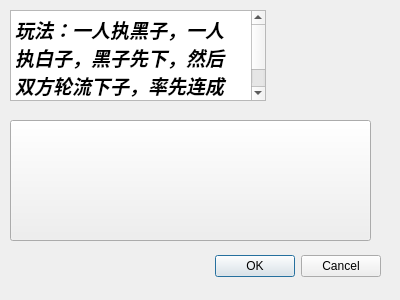
<?xml version="1.0" encoding="UTF-8"?>
<ui version="4.0">
 <class>illustration</class>
 <widget class="QDialog" name="illustration">
  <property name="geometry">
   <rect>
    <x>0</x>
    <y>0</y>
    <width>400</width>
    <height>300</height>
   </rect>
  </property>
  <property name="windowTitle">
   <string>Dialog</string>
  </property>
  <widget class="QDialogButtonBox" name="buttonBox">
   <property name="geometry">
    <rect>
     <x>40</x>
     <y>250</y>
     <width>341</width>
     <height>32</height>
    </rect>
   </property>
   <property name="orientation">
    <enum>Qt::Horizontal</enum>
   </property>
   <property name="standardButtons">
    <set>QDialogButtonBox::Cancel|QDialogButtonBox::Ok</set>
   </property>
  </widget>
  <widget class="QTextBrowser" name="textBrowser">
   <property name="geometry">
    <rect>
     <x>10</x>
     <y>10</y>
     <width>256</width>
     <height>91</height>
    </rect>
   </property>
   <property name="html">
    <string>&lt;!DOCTYPE HTML PUBLIC &quot;-//W3C//DTD HTML 4.0//EN&quot; &quot;http://www.w3.org/TR/REC-html40/strict.dtd&quot;&gt;
&lt;html&gt;&lt;head&gt;&lt;meta name=&quot;qrichtext&quot; content=&quot;1&quot; /&gt;&lt;style type=&quot;text/css&quot;&gt;
p, li { white-space: pre-wrap; }
&lt;/style&gt;&lt;/head&gt;&lt;body style=&quot; font-family:'SimSun'; font-size:9pt; font-weight:400; font-style:normal;&quot;&gt;
&lt;p style=&quot; margin-top:0px; margin-bottom:0px; margin-left:0px; margin-right:0px; -qt-block-indent:0; text-indent:0px;&quot;&gt;&lt;span style=&quot; font-size:14pt; font-weight:600; font-style:italic;&quot;&gt;玩法：一人执黑子，一人执白子，黑子先下，然后双方轮流下子，率先连成五子的一方获胜。如下图&lt;/span&gt;&lt;/p&gt;&lt;/body&gt;&lt;/html&gt;</string>
   </property>
  </widget>
  <widget class="QPushButton" name="pushButton">
   <property name="geometry">
    <rect>
     <x>10</x>
     <y>120</y>
     <width>361</width>
     <height>121</height>
    </rect>
   </property>
   <property name="styleSheet">
    <string notr="true">background-image: url(:/new/prefix1/winpic2.jpg);</string>
   </property>
   <property name="text">
    <string/>
   </property>
  </widget>
 </widget>
 <resources/>
 <connections>
  <connection>
   <sender>buttonBox</sender>
   <signal>accepted()</signal>
   <receiver>illustration</receiver>
   <slot>accept()</slot>
   <hints>
    <hint type="sourcelabel">
     <x>248</x>
     <y>254</y>
    </hint>
    <hint type="destinationlabel">
     <x>157</x>
     <y>274</y>
    </hint>
   </hints>
  </connection>
  <connection>
   <sender>buttonBox</sender>
   <signal>rejected()</signal>
   <receiver>illustration</receiver>
   <slot>reject()</slot>
   <hints>
    <hint type="sourcelabel">
     <x>316</x>
     <y>260</y>
    </hint>
    <hint type="destinationlabel">
     <x>286</x>
     <y>274</y>
    </hint>
   </hints>
  </connection>
 </connections>
</ui>
